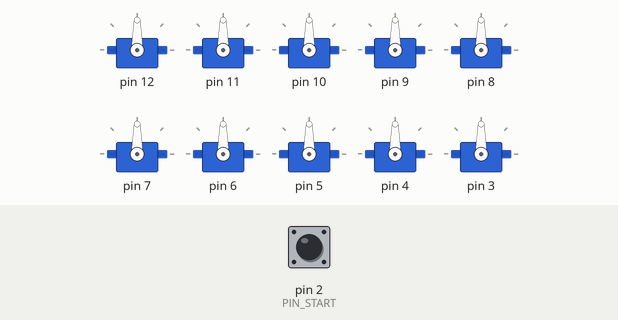
Simulated run of this sketch. Board: Arduino Mega 2560, built with avr-gcc and run on an emulated ATmega2560. Shown: 10 × servo. Inputs (shaded band) come from the test bench; at power-on: pin 2 (PIN_START) HIGH. What the sketch prints to the serial monitor is not drawn.

Above: at 0.1 s.
At 1.2 s:
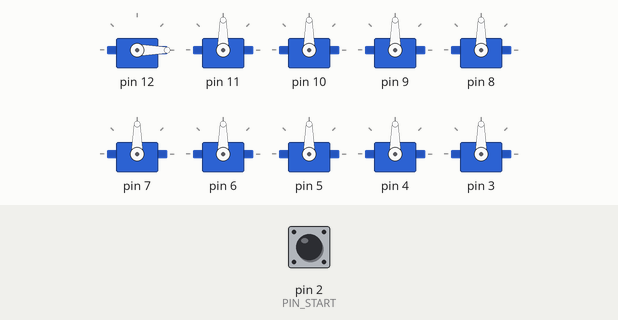
At 2.2 s:
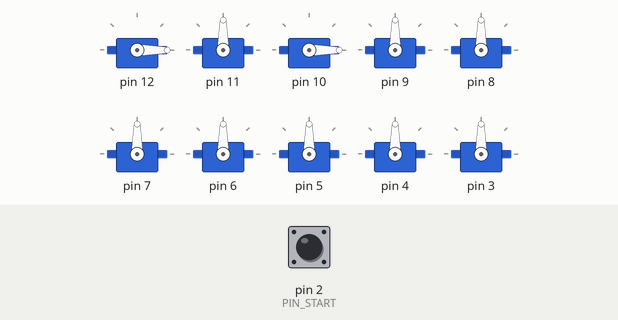
At 3.2 s:
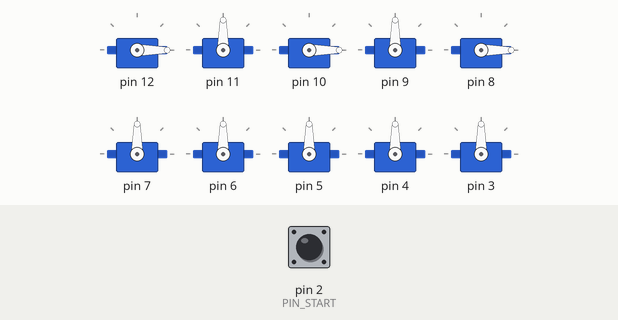
At 4.2 s:
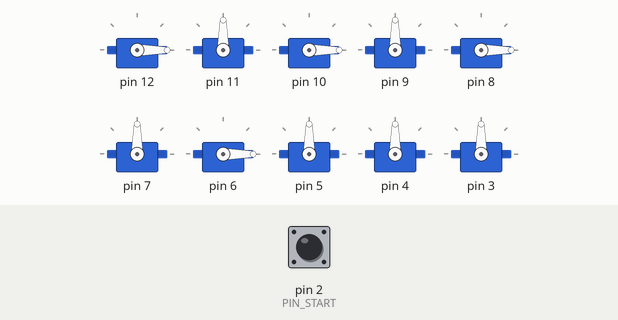
At 5.2 s:
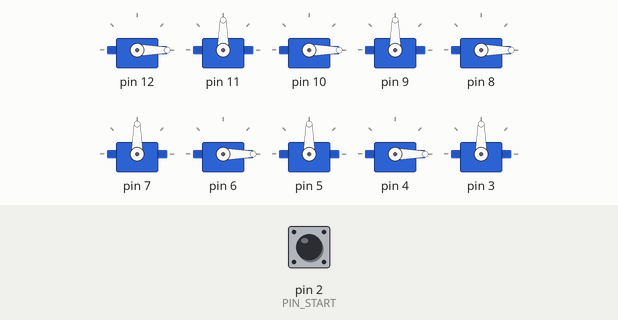
Timing chart, 0 to 6.7 s (numbered marks = the images above):
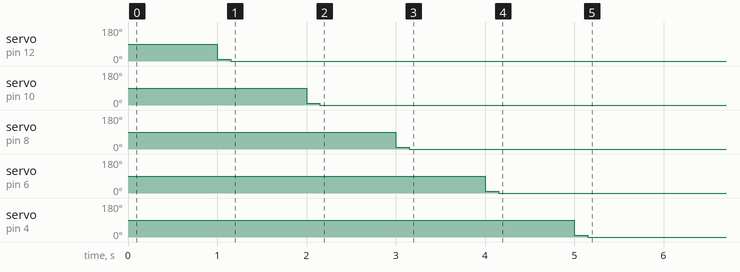

The sketch:

Fingers_0_2.ino
```cpp
// Fingers v0.0
//    by cloudree@naver.com
//  v0.0 start for Dereste

// platform is Arduino MEGA

#include <Servo.h>
#include <String.h>

////////////////////////////////////////////////
const int FINGERS = 5;
const int PIN_START = 2;    // @ +( 0=start, 10-9, 8-7, 6-5, 4-3, 2-1 )

const int ANGLE_UD_UP = 0;
const int ANGLE_UD_DOWN = 10;

const int ANGLE_LR_LEFT = 10;
const int ANGLE_LR_CENTER = 20;
const int ANGLE_LR_RIGHT = 30;

Servo svo_ud[FINGERS];    // up-down
Servo svo_lr[FINGERS];    // left-right

long start_tick = 0;
int pos = 0;

////////////////////////////////////////////////
// pattern
//   time, F1, F2, F3 ...

//   time is
//    -1 = end

//   Fx is state such as
//    0 = no change
//    1 = touch (down & up)
//    2 = down for long note
//    3 = up for long note
//    4 = left shift
//    5 = right shift

const int P_MAX = 500 * (FINGERS + 1);

int spd = 100;   // pattern speed (ms)
int p[P_MAX] = {
// onegai cindelela debut
 0, 0,0,0,0,0,
10, 1,0,0,0,0,
20, 0,1,0,0,0,
30, 0,0,1,0,0,
40, 0,0,0,1,0,
50, 0,0,0,0,1,
-1,             // TEST

 0, 0,0,0,1,0,  //24
30, 0,1,0,0,0,  //27
30, 0,0,1,0,0,  //30
50, 0,0,2,0,0,  //35
30, 0,0,3,0,0,  //38
30, 0,0,0,1,0,  //41
50, 0,1,0,0,0,  //46
60, 0,0,0,1,0,  //52
50, 0,1,0,0,0,  //57
30, 0,1,0,0,0,  //100
30, 0,0,0,1,0,  //103
30, 0,0,0,1,0,  //106
20, 0,0,2,0,0,  //108
30, 0,0,3,0,0,  //111
30, 1,0,0,0,0,  //114
20, 0,0,0,0,1,  //116
30, 0,0,1,0,0,  //119
20, 0,0,0,0,1,  //121
10, 1,0,0,0,0,  //122
30, 0,0,0,1,0,  //125
10, 0,1,0,0,0,  //126
10, 0,0,0,1,0,  //127
30, 1,0,0,0,0,  //130
10, 0,0,0,0,1,  //131
20, 0,1,0,0,0,  //133
30, 0,0,1,0,0,  //136
20, 0,0,0,1,0,  //138
20, 0,1,0,0,0,  //140
10, 0,0,2,0,0,  //141
30, 0,0,3,0,0,  //144
30, 0,0,0,1,0,  //147
50, 0,0,1,0,0,  //152
30, 0,0,1,0,0,  //155
30, 0,0,1,0,0,  //158
20, 0,1,0,0,0,  //200
20, 0,0,0,1,0,  //202
10, 0,1,0,1,0,  //203
30, 1,0,0,0,1,  //206
30, 0,0,1,0,0,  //209
20, 0,0,0,0,1,  //211
20, 0,0,0,0,1,  //213
10, 0,0,0,0,1,  //214
30, 0,1,0,0,0,  //217
10, 0,0,1,0,0,  //218
-1
};

////////////////////////////////////////////////
// debug : output to serial monitor
#define SERIAL_DEBUG
#define SERIAL_SPEED    115200

////////////////////////////////////////////////
// state machine control
enum state_finger {
  SF_IDLE = 0,
  SF_TOUCH_MOVE_DOWN, SF_TOUCH_DOWN, SF_TOUCH_MOVE_UP,
  SF_LONG_MOVE_DOWN, SF_LONG_DOWN, SF_LONG_MOVE_UP,
  SF_LEFT_MOVE_DOWN, SF_LEFT_MOVE, SF_LEFT_BACK,
  SF_RIGHT_MOVE_DOWN, SF_RIGHT_MOVE, SF_RIGHT_BACK,
  SF_MAX
};

int state_delay_tick[ SF_MAX ] = {  // delay time for action
  0,
  50, 100, 50,
  50, -1, 50,     // -1 = as pattern
  50, 50, 50,
  50, 50, 50,
};

state_finger  sf[ FINGERS ];        // state_finger
long          sf_tick[ FINGERS ];   // wait until

void state_change( int f, state_finger s, int ud = -1, int lr = -1 ) {
  sf[ f ] = s;
  if( ud >= 0 ) svo_ud[ f ].write( ud );
  if( lr >= 0 ) svo_lr[ f ].write( lr );
  int delay_tick = state_delay_tick[ s ];
  sf_tick[ f ] = ( delay_tick > 0 ) ? ( millis() + delay_tick ) : -1;
}

void DBG( int n ) {
  #ifdef SERIAL_DEBUG
    Serial.print( n );
  #endif
}

void DBG( char *msg ) {
  #ifdef SERIAL_DEBUG
    Serial.print( msg );
  #endif
}

////////////////////////////////////////////////
// finger control
void finger_init( int f ) {
  char msg[1000];
  sprintf( msg, "init %d\n", f );
  DBG( msg );

  svo_ud[ f ].write( ANGLE_UD_UP );
  svo_lr[ f ].write( ANGLE_LR_CENTER );
  sf[ f ] = SF_IDLE;
  sf_tick[ f ] = -1;
}

void finger_action( int f, int p ) {
  DBG( f );
  DBG( p );
  DBG( " " );

  switch( p ) {
  case 0 : // no change
    break;

  case 1 : // touch sequence start
    state_change( f, SF_TOUCH_MOVE_DOWN, ANGLE_UD_DOWN );
    break;

  case 2 : // long-note sequence start
    state_change( f, SF_LONG_MOVE_DOWN, ANGLE_UD_DOWN );
    break;

  case 3 : // long_note finish action
    state_change( f, SF_LONG_MOVE_UP, ANGLE_UD_UP );
    break;

  case 4 : // left sequence start
    state_change( f, SF_LEFT_MOVE_DOWN, ANGLE_UD_DOWN );
    break;

  case 5 : // right sequence start
    state_change( f, SF_RIGHT_MOVE_DOWN, ANGLE_UD_DOWN );
    break;
  }
}

void finger_process( int f ) {
  int tm = sf_tick[ f ];
  if( tm < 0 )
    return;

  long cur = millis();
  if( cur < tm )
    return;

  switch( sf[f] ) {
  case SF_IDLE:
    break;

  // change to next state ...
  case SF_TOUCH_MOVE_DOWN:    state_change( f, SF_TOUCH_DOWN );                   break;
  case SF_TOUCH_DOWN:         state_change( f, SF_TOUCH_MOVE_UP, ANGLE_UD_UP );   break;
  case SF_TOUCH_MOVE_UP:      state_change( f, SF_IDLE );                         break;

  case SF_LONG_MOVE_DOWN:     state_change( f, SF_LONG_DOWN );                    break;
  case SF_LONG_DOWN:                                                              break;
  case SF_LONG_MOVE_UP:       state_change( f, SF_IDLE );                         break;

  case SF_LEFT_MOVE_DOWN:     state_change( f, SF_LEFT_MOVE, -1, ANGLE_LR_LEFT );              break;
  case SF_LEFT_MOVE:          state_change( f, SF_LEFT_BACK, ANGLE_UD_UP, ANGLE_LR_CENTER );   break;
  case SF_LEFT_BACK:          state_change( f, SF_IDLE );                                      break;

  case SF_RIGHT_MOVE_DOWN:    state_change( f, SF_RIGHT_MOVE, -1, ANGLE_LR_RIGHT );            break;
  case SF_RIGHT_MOVE:         state_change( f, SF_RIGHT_BACK, ANGLE_UD_UP, ANGLE_LR_CENTER );  break;
  case SF_RIGHT_BACK:         state_change( f, SF_IDLE );                                      break;
  }
}

////////////////////////////////////////////////
void setup() {

  // serial debugger
  #ifdef SERIAL_DEBUG
    Serial.begin( SERIAL_SPEED );
    while( !Serial )
    {
      ; // wait for serial connection
    }
  #endif
  DBG( "PUSH BUTTON TO START\n" );

  // pin setups
  pinMode( PIN_START, INPUT );
  for( int i=0; i<FINGERS; i++ ) {
    svo_ud[i].attach( PIN_START+10-i*2 );      // @+10,8,6,4,2
    svo_lr[i].attach( PIN_START+ 9-i*2 );      // @+ 9,7,5,3,1
  }

  // start position
  for( int i=0; i<FINGERS; i++ ) {
    //finger_init( i );
  }

  // wait for start
  while( digitalRead( PIN_START ) == LOW ) {
    delay( 100 );
    DBG( "," );
  }

  DBG( "STARTING\n" );
  start_tick = millis();
}

////////////////////////////////////////////////
void loop() {
  DBG( "," );
  int cur = millis() - start_tick;

  int ps = p[pos];
  for( int i=0; i<FINGERS; i++ )
    finger_process( i );

  // check end mark
  if( ps < 0 ) {
    //DBG( "FINISHED\n" );
    //pos = 0;     // restart
    return;
  }
  if( cur < ps * spd )
    return;

  // move to next step
  for( int i=0; i<FINGERS; i++ )
    finger_action( i, p[pos+1+i] );
  pos += FINGERS + 1;
  DBG( "\n" );
}
```

Measured:
- by itself, servo on pin 12: 90° → 10° at 1.0 s, → 0° 0.15 s later
- by itself, servo on pin 10: 90° → 10° at 2.0 s, → 0° 0.15 s later
- by itself, servo on pin 8: 90° → 10° at 3.0 s, → 0° 0.15 s later
- by itself, servo on pin 6: 90° → 10° at 4.0 s, → 0° 0.15 s later
- by itself, servo on pin 4: 90° → 10° at 5.0 s, → 0° 0.15 s later
